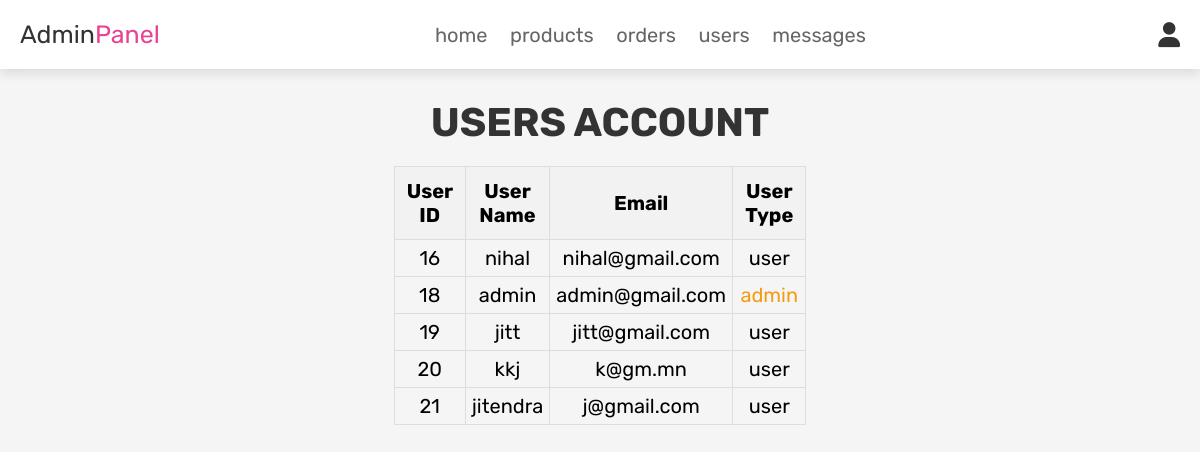
Screenshot of /admin_users.php (signed in) with the database file from the repository.
### tables this page shows
CREATE TABLE `users` (
  `id` int(100) NOT NULL,
  `name` varchar(100) NOT NULL,
  `email` varchar(100) NOT NULL,
  `password` varchar(100) NOT NULL,
  `user_type` varchar(20) NOT NULL DEFAULT 'user'
);

### admin_users.php (the view, shortened to what this page needs)
<?php
@include 'config.php';
?>
<!DOCTYPE html>
<html lang="en">
<head>
   <link rel="stylesheet" href="https://cdnjs.cloudflare.com/ajax/libs/font-awesome/6.0.0/css/all.min.css">
   <link rel="stylesheet" href="css/admin_style.css">
</head>
<body>
<?php @include 'admin_header.php'; ?>
<section class="users">
   <h1 class="title">Users Account</h1>
   <div class="box-container" style="text-align: center; margin: 20px auto;">
   <table class="table" style="margin: 0 auto; border-collapse: collapse; width: 70%; text-align: left; font-size: 20px;">
      <thead>
         <tr style="background-color: #f2f2f2;">
            <th scope="col" style="padding: 12px; border: 1px solid #ddd;text-align:center;">User ID</th>
            <th scope="col" style="padding: 12px; border: 1px solid #ddd;text-align:center;">User Name</th>
            <th scope="col" style="padding: 12px; border: 1px solid #ddd;text-align:center;">Email</th>
            <th scope="col" style="padding: 12px; border: 1px solid #ddd;text-align:center;">User Type</th>
         </tr>
      </thead>
      <tbody>
         <?php
         $select_users = mysqli_query($conn, "SELECT * FROM `users`") or die('Query failed');
         if (mysqli_num_rows($select_users) > 0) {
            while ($fetch_users = mysqli_fetch_assoc($select_users)) {
         ?>
         <tr>
            <td style="padding: 6px; border: 1px solid #ddd;text-align:center;"><?php echo $fetch_users['id']; ?></td>
            <td style="padding: 6px; border: 1px solid #ddd;text-align:center;"><?php echo $fetch_users['name']; ?></td>
            <td style="padding: 6px; border: 1px solid #ddd;text-align:center;"><?php echo $fetch_users['email']; ?></td>
            <td style="padding: 6px; border: 1px solid #ddd;text-align:center;">
               <span style="color:<?php echo ($fetch_users['user_type'] == 'admin') ? 'var(--orange)' : 'inherit'; ?>">
                  <?php echo $fetch_users['user_type']; ?>
               </span>
            </td>
         </tr>
         <?php
            }
         } else {
            echo '<tr><td colspan="4" style="padding: 6px; text-align: center;">No users found</td></tr>';
         }
         ?>
      </tbody>
   </table>
</div>
</section>
</body>
</html>

### css/admin_style.css (style rules this page uses)
:root { --pink:#e84393; --red:#c0392b; --orange:#f39c12; --black:#333; --white:#fff; --light-color:#666; --light-white:#ccc; --light-bg:#f5f5f5; --border:.2rem solid var(--black); --box-shadow:0 .5rem 1rem rgba(0,0,0,.1); }
* { font-family: 'Rubik', sans-serif; margin:0; padding:0; box-sizing: border-box; outline: none; border:none; text-decoration: none; transition:all .2s linear; }
html { font-size: 62.5%; overflow-x: hidden; scroll-behavior: smooth; scroll-padding-top: 6.5rem; }
body { background: var(--light-bg); }
section { padding:3rem 2rem; }
.title { text-align: center; margin-bottom: 2rem; color:var(--black); text-transform: uppercase; font-size: 4rem; }
.users .box-container { display: grid; gap:1.5rem; align-items: flex-start; max-width: 1200px; margin: 0 auto; justify-content: center; }

### rows the page displays
users: id "16", name "nihal", email "nihal@gmail.com", user_type "user"
users: id "18", name "admin", email "admin@gmail.com", user_type "admin"
users: id "19", name "jitt", email "jitt@gmail.com", user_type "user"
users: id "20", name "kkj", email "k@gm.mn", user_type "user"
users: id "21", name "jitendra", email "j@gmail.com", user_type "user"
